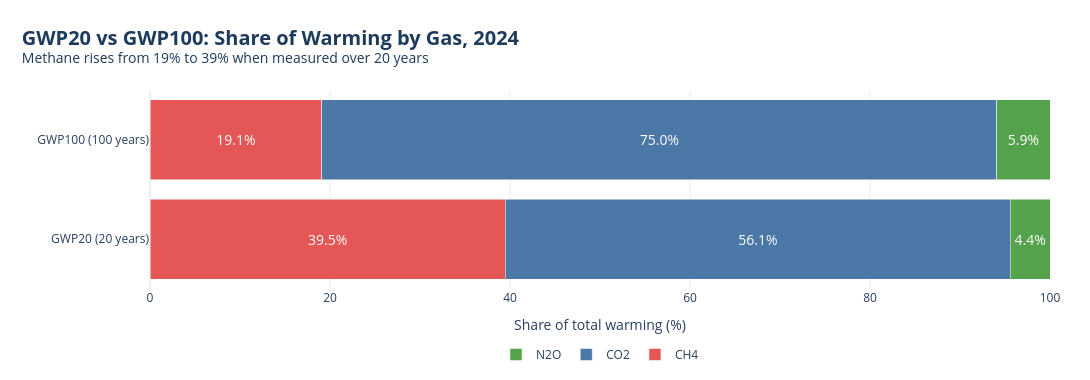

The notebook cell this image was saved under:
### Markdown cell above
### Q2. How does the picture change if you compare over 20 years instead of 100 years (GWP20 vs GWP100)?

### Code cell
cols = {"co2_mt": "CO2", "methane": "CH4", "nitrous_oxide": "N2O"}

# Latest year where all three gases are reported
g2 = df.groupby("year")[list(cols)].sum(min_count=1).dropna()
yr = int(g2.index.max())
co2e_100 = g2.loc[yr].rename(cols)          # already CO2e using the dataset's GWP factors

# Back out raw mass, then re-weight with GWP20 and GWP100
gw = gwpdf.set_index("gas")
raw = co2e_100 / gw["owid_gwp_used"]
gwp100 = raw * gw["gwp100"]
gwp20 = raw * gw["gwp20"]

res = pd.DataFrame({"GWP100 (100 years)": gwp100, "GWP20 (20 years)": gwp20})
share = res / res.sum() * 100

# ---- graph ----
colors = {"CO2": "#4C78A8", "CH4": "#E45756", "N2O": "#54A24B"}
fig = go.Figure()
for gas in share.index:
    fig.add_trace(go.Bar(
        y=share.columns, x=share.loc[gas], name=gas, orientation="h", marker_color=colors[gas],
        text=[f"{v:.1f}%" for v in share.loc[gas]], textposition="inside", insidetextanchor="middle",
        textfont=dict(color="white", size=14), customdata=res.loc[gas],
        hovertemplate="%{y}<br>" + gas + ": %{x:.1f}% (%{customdata:,.0f} Mt CO2e)<extra></extra>",
    ))
ch4_100, ch4_20 = share.loc["CH4"]
fig.update_layout(
    barmode="stack", template="plotly_white", width=1090, height=380,
    title=dict(text=f"<b>GWP20 vs GWP100: Share of Warming by Gas, {yr}</b>"
                    f"<br><sup>Methane rises from {ch4_100:.0f}% to {ch4_20:.0f}% when measured over 20 years</sup>",
               x=0.02, xanchor="left", font=dict(color="#1f3b5c", size=20)),
    xaxis=dict(title="Share of total warming (%)", range=[0, 100], gridcolor="#e8ecf3"),
    yaxis=dict(title="", autorange="reversed"),
    legend=dict(orientation="h", x=0.5, xanchor="center", y=-0.25, title_text=""),
    margin=dict(l=150, r=40, t=90, b=90),
)
fig.show()

print(f"Year: {yr}")
print(share.round(1).astype(str) + " %")
print("\nTotal CO2e (Mt):")
print(res.sum().round(0))

# ---- summary ----
order100 = share["GWP100 (100 years)"].sort_values(ascending=False).index.tolist()
order20 = share["GWP20 (20 years)"].sort_values(ascending=False).index.tolist()
same_rank = ("The ranking stays the same (" + ", ".join(order100) + "), but the gap narrows sharply."
             if order100 == order20 else
             f"The ranking changes: {' > '.join(order100)} over 100 years, {' > '.join(order20)} over 20 years.")
summary = (
    f"{same_rank} Methane has a GWP of {gw.loc['CH4', 'gwp20']:.1f} over 20 years against "
    f"{gw.loc['CH4', 'gwp100']:.1f} over 100, because it traps heat strongly but breaks down in about a decade. "
    f"Using {yr} emissions as the baseline, methane's contribution rises from about {ch4_100:.0f}% to "
    f"{ch4_20:.0f}%, while CO2 falls from {share.loc['CO2', 'GWP100 (100 years)']:.0f}% to "
    f"{share.loc['CO2', 'GWP20 (20 years)']:.0f}%. N2O moves from {share.loc['N2O', 'GWP100 (100 years)']:.1f}% "
    f"to {share.loc['N2O', 'GWP20 (20 years)']:.1f}%, because the total grows when the short-lived gas is weighted more."
)
print(summary)
save_report(TOPIC, "q2",
            "How does the picture change if you compare over 20 years instead of 100 years (GWP20 vs GWP100)?",
            fig, summary)

### Figure 1 — Plotly figure (JSON) as saved in the notebook; plotly's stock layout.template omitted (floating-point values rounded to 4 significant figures)
{"data": [{"customdata": [9499.0, 26300.0], "hovertemplate": "%{y}<br>CH4: %{x:.1f}% (%{customdata:,.0f} Mt CO2e)<extra></extra>", "insidetextanchor": "middle", "marker": {"color": "#E45756"}, "name": "CH4", "orientation": "h", "text": ["19.1%", "39.5%"], "textfont": {"color": "white", "size": 14}, "textposition": "inside", "type": "bar", "x": [19.06, 39.47], "y": ["GWP100 (100 years)", "GWP20 (20 years)"]}, {"customdata": [37400.0, 37400.0], "hovertemplate": "%{y}<br>CO2: %{x:.1f}% (%{customdata:,.0f} Mt CO2e)<extra></extra>", "insidetextanchor": "middle", "marker": {"color": "#4C78A8"}, "name": "CO2", "orientation": "h", "text": ["75.0%", "56.1%"], "textfont": {"color": "white", "size": 14}, "textposition": "inside", "type": "bar", "x": [75.05, 56.13], "y": ["GWP100 (100 years)", "GWP20 (20 years)"]}, {"customdata": [2936.0, 2936.0], "hovertemplate": "%{y}<br>N2O: %{x:.1f}% (%{customdata:,.0f} Mt CO2e)<extra></extra>", "insidetextanchor": "middle", "marker": {"color": "#54A24B"}, "name": "N2O", "orientation": "h", "text": ["5.9%", "4.4%"], "textfont": {"color": "white", "size": 14}, "textposition": "inside", "type": "bar", "x": [5.891, 4.406], "y": ["GWP100 (100 years)", "GWP20 (20 years)"]}], "layout": {"barmode": "stack", "height": 380, "legend": {"orientation": "h", "title": {"text": ""}, "x": 0.5, "xanchor": "center", "y": -0.25}, "margin": {"b": 90, "l": 150, "r": 40, "t": 90}, "title": {"font": {"color": "#1f3b5c", "size": 20}, "text": "<b>GWP20 vs GWP100: Share of Warming by Gas, 2024</b><br><sup>Methane rises from 19% to 39% when measured over 20 years</sup>", "x": 0.02, "xanchor": "left"}, "width": 1090, "xaxis": {"gridcolor": "#e8ecf3", "range": [0, 100], "title": {"text": "Share of total warming (%)"}}, "yaxis": {"autorange": "reversed", "title": {"text": ""}}}}
